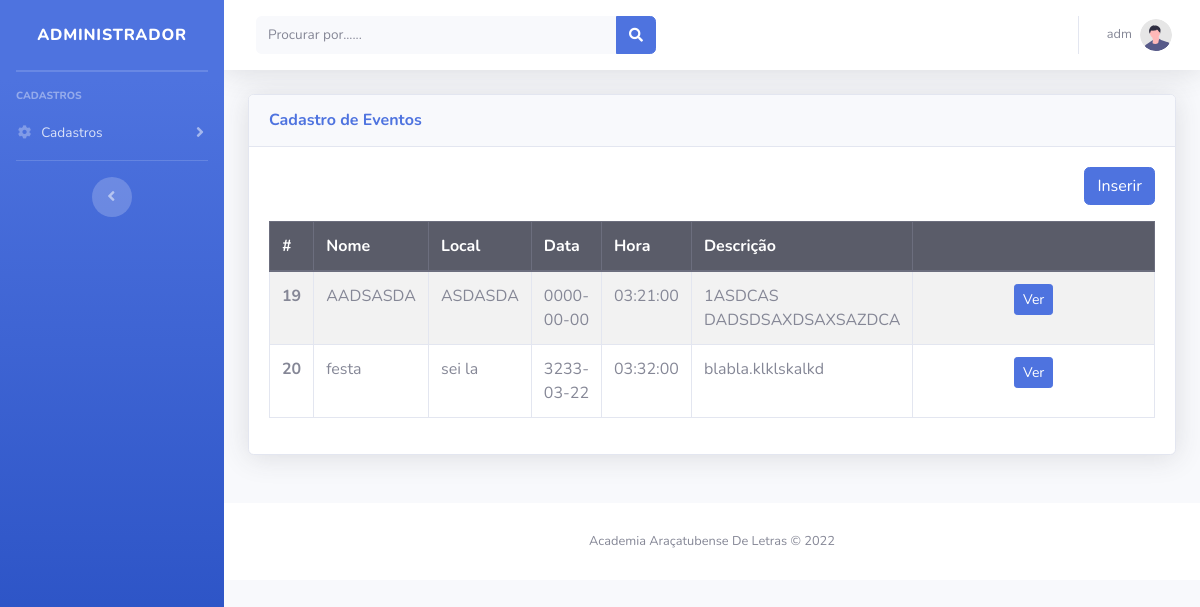
The app's page /modulos/eventos/eventos.php (signed in) with its own data.
### tables this page shows
CREATE TABLE `usuario` (
  `id` int(11) NOT NULL,
  `nome` varchar(150) NOT NULL,
  `email` varchar(100) NOT NULL,
  `telefone` bigint(20) NOT NULL,
  `senha` varchar(20) NOT NULL,
  `tipo` varchar(30) NOT NULL
);

CREATE TABLE `eventos` (
  `idEve` int(11) NOT NULL,
  `nomeEve` varchar(150) NOT NULL,
  `localEve` varchar(250) NOT NULL,
  `dataEve` date NOT NULL,
  `horaEve` time NOT NULL,
  `descricaoEve` varchar(300) NOT NULL,
  `imagemEve` varchar(200) NOT NULL
);

### config.php (called while the page is built, shortened)
<?php
function arquivo($file)
{
    return ROOT_PATH . $file;
}
function usuario()
{
    $id = $_SESSION['id'];
    $sql = "SELECT * FROM usuario WHERE id = $id";
    $query = $GLOBALS['conexaoBanco']->query($sql);
    return $query->fetch();
}

### modulos/eventos/eventos.php (the view, shortened to what this page needs)
<!DOCTYPE html>
<html lang="pt-br">
<?php
    include '../../config.php';
?>
<?php include_once path('template/head.php'); ?>
<body id="page-top">
    <div id="wrapper">
        <?php include_once path('template/sidebar.php'); ?>
        <div id="content-wrapper" class="d-flex flex-column">
            <div id="content">
                <?php include_once path('template/navbar.php'); ?>
                <div class="container-fluid">
                    <div class="row">
                        <div class="col-12 mb-4">
                            <div class="card shadow mb-4">
                                <div class="card-header py-3">
                                    <h6 class="m-0 font-weight-bold text-primary">Cadastro de Eventos</h6>
                                </div>
                                <div class="card-body">
                                    <div class="text-right mb-3">
                                        <a class="btn btn-primary" href="inserir.php">Inserir</a>
                                    </div>
                                    <table class="table table-bordered table-striped">
                                        <thead>
                                            <tr class="thead-dark">
                                                <th>#</th>
                                                <th>Nome</th>
                                                <th>Local</th>
                                                <th>Data</th>
                                                <th>Hora</th>
                                                <th>Descrição</th>
                                                <th></th>
                                            </tr>
                                        </thead>
                                        <tbody>
                                            <?php
                                            $pdo = Banco::conectar();
                                            $sql = 'SELECT * FROM  eventos';
                                            foreach ($pdo->query($sql) as $row) { ?>
                                                <tr>
                                                    <th scope="row"><?= $row['idEve'] ?></th>
                                                    <td><?= $row['nomeEve'] ?></td>
                                                    <td><?= $row['localEve'] ?></td>
                                                    <td><?= $row['dataEve'] ?></td>
                                                    <td ><?= $row['horaEve'] ?></td>
                                                    <td ><?= $row['descricaoEve'] ?></td>
                                                    <td width='250' class="text-center">
                                                        <a class="btn btn-sm btn-primary " href="visualizar.php?idEve=<?= $row['idEve'] ?>">Ver</a>
                                                    </td>
                                                </tr>
                                            <?php }
                                            ?>
                                        </tbody>
                                    </table>
                                </div>
                            </div>
                        </div>
                    </div>
                </div>
                <footer class="sticky-footer bg-white">
                    <div class="container my-auto">
                        <div class="copyright text-center my-auto">
                            <span>Academia Araçatubense De Letras &copy; 2022</span>
                        </div>
                    </div>
                </footer>
            </div>
        </div>
</body>
</html>

### template/navbar.php (shortened to what this page needs)
<nav class="navbar navbar-expand navbar-light bg-white topbar mb-4 static-top shadow">
    <form class="d-none d-sm-inline-block form-inline mr-auto ml-md-3 my-2 my-md-0 mw-100 navbar-search">
        <div class="input-group">
            <input type="text" class="form-control bg-light border-0 small" placeholder="Procurar por......" aria-label="Search" aria-describedby="basic-addon2">
            <div class="input-group-append">
                <button class="btn btn-primary" type="button">
                    <i class="fas fa-search fa-sm"></i>
                </button>
            </div>
        </div>
    </form>
    <ul class="navbar-nav ml-auto">
        <li class="nav-item dropdown no-arrow">
            <a class="nav-link dropdown-toggle" href="#" id="userDropdown" role="button" data-toggle="dropdown" aria-haspopup="true" aria-expanded="false">
                <span class="mr-2 d-none d-lg-inline text-gray-600 small"><?= usuario()['nome'] ?></span>
                <img class="img-profile rounded-circle" src="<?= arquivo('img/undraw_profile.svg') ?>">
            </a>
        </li>
    </ul>
</nav>

### records on screen
usuario: nome "adm"
eventos: idEve "19", nomeEve "AADSASDA", localEve "ASDASDA", dataEve "0000-00-00", horaEve "03:21:00", descricaoEve "1ASDCAS DADSDSAXDSAXSAZDCA"
eventos: idEve "20", nomeEve "festa", localEve "sei la", dataEve "3233-03-22", horaEve "03:32:00", descricaoEve "blabla.klklskalkd"
